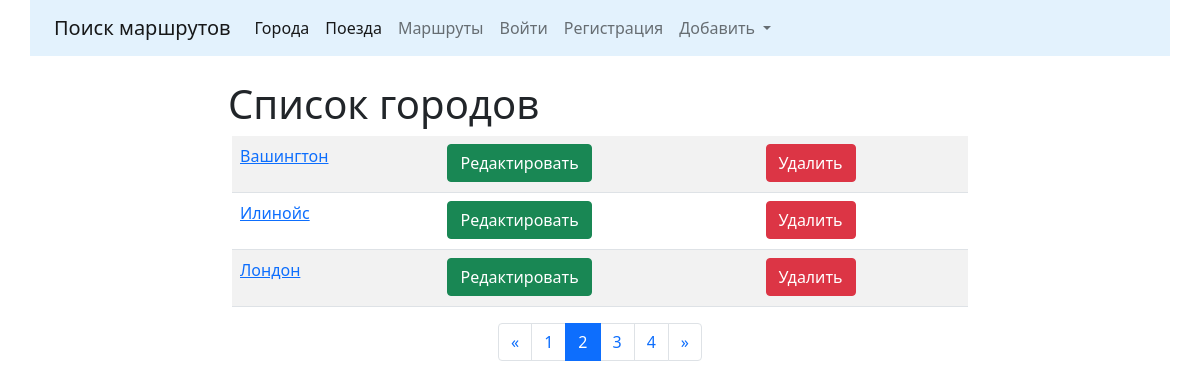
The app's page /cities/?page=2 with its own data.
### cities/models.py (models this page shows, shortened)
class City(models.Model):
    name = models.CharField(max_length=100, unique=True, verbose_name = 'Город')
    class Meta:
        verbose_name = 'Город'
        verbose_name_plural = 'Города'
        ordering = ['name']

### cities/views.py (the view)
# urls.py: path('', cities_all, name='cities_all'),
def cities_all(request, pk = None):
    if request.method == 'POST': #если мы отправили форму, а не делаем запрос типа GET списка городов к примеру
        form = CityForm(request.POST) #
        if form.is_valid():
            print(form.cleaned_data)
            form.save()
    form = CityForm(request.POST)
    all_of_cities = City.objects.all()
    lst = Paginator(all_of_cities, 3)
    page_number = request.GET.get('page')
    page_obj = lst.get_page(page_number)
    context = {'page_obj': page_obj, 'form': form}
    return render(request, 'cities/cities_all.html', context)

### cities/templates/cities/cities_all.html (shortened to what this page needs)
{% extends 'base.html' %}
{% block content %}
<h1 class="col-md-8 mx-auto"> Список городов</h1>
<div class="row ">
    <div class="col-md-8 mx-auto">
        <table class="table table-striped">
        {% for object in page_obj %}
            <tr>
                <td>
                    <a href="{% url 'cities:detail' pk=object.pk %}"><p>{{object.name}}</p></a>
                </td>
                <td>
                    <a href="{% url 'cities:update' pk=object.pk %}">
                        <button type="submit" class="btn btn-success">Редактировать</button>
                    </a>
                </td>
                <td>
                    <a href="{% url 'cities:delete' pk=object.pk %}">
                        <button type="submit" class="btn btn-danger">Удалить</button>
                    </a>
                </td>
            </tr>
        {% endfor %}
        </table>
    </div>
</div>
<div class="col-md-4 mx-auto">
<nav aria-label="Page navigation example">
  <ul class="pagination pagination justify-content-center">
    <li class="page-item">
        {% if page_obj.has_previous %}
        <a class="page-link" href="?page={{ page_obj.previous_page_number }}">&laquo;</a>
        {% endif %}
    </li>
      {% for page in page_obj.paginator.page_range %}
        <li class="page-item {% if page == page_obj.number %} active {% endif %}" >
            <a class="page-link" href="?page={{page}}">
                {{ page }}
            </a>
        </li>
      {% endfor %}
    <li class="page-item">
        {% if page_obj.has_next %}
       <a class="page-link" href="?page={{ page_obj.paginator.num_pages }}">&raquo;</a>
        {% endif %}
    </li>
  </ul>
</nav>
</div>
{% endblock content %}

### records on screen
City: name "Вашингтон"
City: name "Илинойс"
City: name "Лондон"

### other values on screen
{{ page }} "1" "2" "3" "4"
